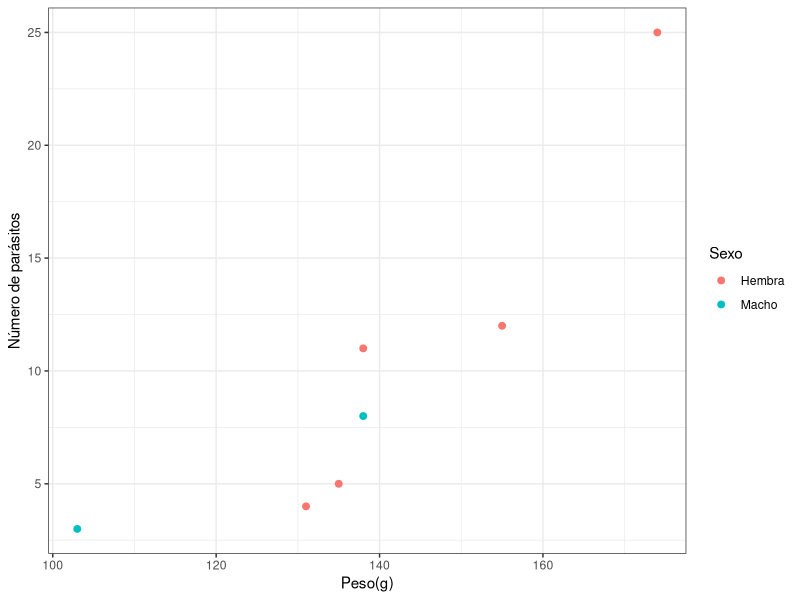

This chart was generated by the following R code:
# ----------------------------------------------------------
# Clase 04 - Script Manipulación de datos con tidyr y dplyr
# Dr. José Gallardo Matus, Dra. María Angélica Rueda, Ing. Carlos Gutierrez
# 12 julio 2022
# Introducción al Análisis de datos con R para la Acuicultura..
# ----------------------------------------------------------

# Habilita librerías
library(readxl) # Para importar datos a R

library(tidyr) # Para manipular datos

library(dplyr) # Para manipular datos

library(ggplot2) # Para hacer gráficos

# LIBRERÍA TIDYR: EL OPERADOR PIPE (TUBERÍA).

# tidyr usa el operador pipe %>% como una tubería para enlazar un data.frame con una o más funciones.

x <- rnorm(5)
y <- rnorm(5)
dat <- data.frame(x,y)
dat
max(dat) 
dat %>% max
dat %>% arrange(y) # Ordena filas de un data.frame por el valor de alguna columna


# LIBRERÍA DPLYR: MANIPULAR DATOS

# Importar datos dity
tidy_data <- read_excel("Peces.xlsx", sheet = 3)

# FUNCIÓN SELECT()
# Permite extraer o seleccionar variables/columnas específicas de un data.frame.
select(tidy_data, Especie, Sexo)

# FUNCIÓN SELECT() CON PIPE
tidy_data %>% select(Especie, Sexo)

# FUNCIÓN FILTER() CON PIPE
# **filter()**: Para filtrar desde una tabla de datos un subconjunto de filas.
# Ej. solo un nivel de de un factor, observaciones que cumplen algún criterio (ej. > 20).
tidy_data %>% filter(Sexo == "Macho")

# MÚLTIPLES FUNCIONES Y TUBERÍAS
tidy_data %>% select(Especie, Sexo, Peso) %>% 
  filter(Sexo == "Macho")

# FUNCIÓN SUMMARIZE()
tidy_data %>% select(Especie, Sexo, Peso) %>% 
          summarize(n = n(), 
                    Promedio_Peso = mean(Peso), 
                    Maximo_Peso = max(Peso))

# FUNCIÓN SUMMARIZE() removiendo NA
tidy_data %>% select(Especie, Sexo, Peso) %>% 
  summarize(n = n(), 
            Promedio_Peso = mean(Peso, na.rm=T), 
            Maximo_Peso = max(Peso, na.rm=T))

# FUNCIÓN SUMMARIZE() + GROUP_BY()
# Permite agrupar filas con base a los niveles de alguna variable o factor.
tidy_data %>% group_by(Especie) %>% 
          summarize(n = n(), 
            Promedio_Peso = mean(Peso, na.rm=T), 
            Maximo_Peso = max(Peso, na.rm=T))

# EJERCICIO 1 - ver script_ejercicios.R - grupal

# FUNCIÓN MUTATE()
# Permite calcular nuevas variables "derivadas", ej. proporciones, tasas, log.
tidy_data <- read_excel("Peces.xlsx", sheet = 3, na="NA") 

tidy_data %>% select(Especie, Peso, Parasitos) %>%
  mutate(Densidad_parasitos = Parasitos/Peso)
tidy_data

# EJERCICIO 2 - ver script_ejercicios.R - individual

# GRÁFICA DE DISPERSIÓN CON GGPLOT2

tidy_data %>% ggplot(aes(x=Peso, y=Parasitos, color=Sexo))+
  geom_point(size=2)+
  labs(x= "Peso(g)", y= "Número de parásitos")+
  theme_bw()

# EJERCICIO 3 - ver script_ejercicios.R - individual
